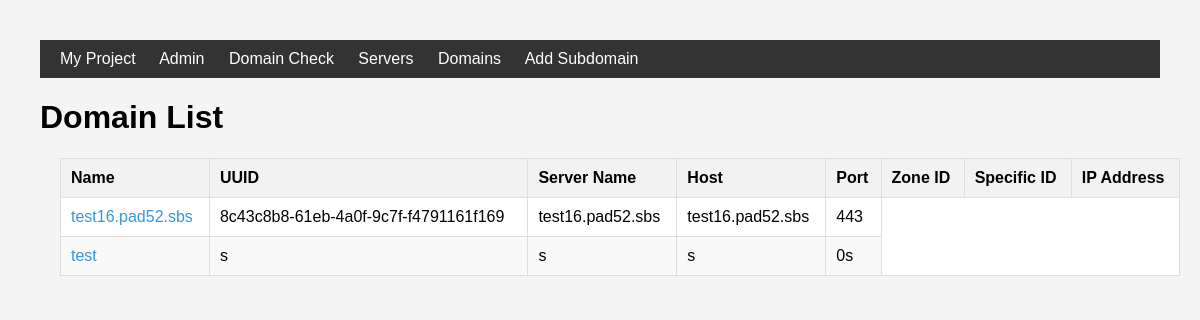
Page /servers/domains/ on the earlier database version.
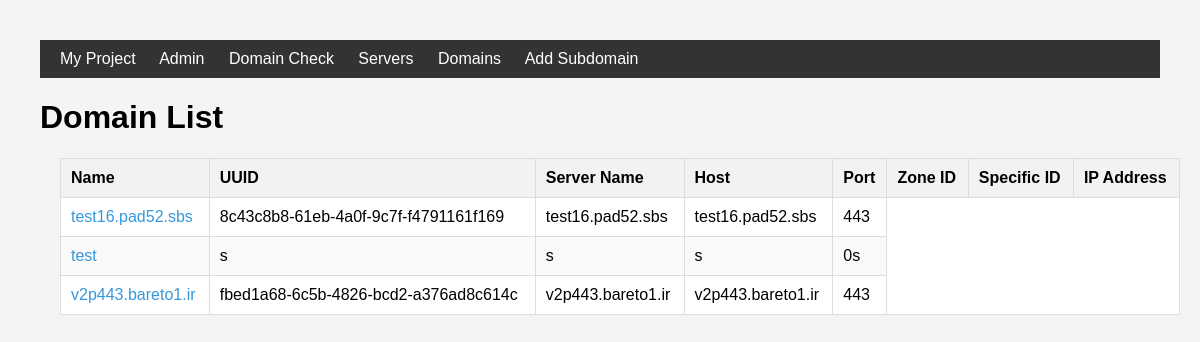
Same page on the later database version.
### servers/models.py (models this page shows)
class domaininfo(models.Model):
    name=models.CharField(max_length=100)
    uuid=models.CharField(max_length=100)
    servername=models.CharField(max_length=100)
    host=models.CharField(max_length=100)
    port = models.CharField(max_length=100,default=0)
    zoneid = models.CharField(max_length=100,default=0)
    specificid=models.CharField(max_length=100,default=0)
    ipaddress=models.CharField(max_length=100,default=0)

### servers/views.py (the view)
# urls.py: path('domains/',domain_view,name='domain_list'),
def domain_view(request):
    domains = domaininfo.objects.all()
    context = { 'domains': domains}
    return render(request, 'server/domainlist.html', context)

### templates/server/domainlist.html (shortened to what this page needs)
{% extends 'base.html' %}
{% load static %}
{% block content %}
<!DOCTYPE html>
<html lang="en">
<head>
</head>
<body>
    <h1>Domain List</h1>
    <table>
        <thead>
            <tr>
                <th>Name</th>
                <th>UUID</th>
                <th>Server Name</th>
                <th>Host</th>
                <th>Port</th>
                <th>Zone ID</th>
                <th>Specific ID</th>
                <th>IP Address</th>
            </tr>
        </thead>
        <tbody>
            {% for domain in domains %}
                <tr>
                    <td><a href="{% url 'addsub' domain.id %}">{{ domain.name }}</a></td>
                    <td>{{ domain.uuid }}</td>
                    <td>{{ domain.servername }}</td>
                    <td>{{ domain.host }}</td>
                    <td>{{ domain.port }}</td>
            {%endfor%}
{% endblock %}

Differences in the rows shown:
added domaininfo: name "v2p443.bareto1.ir", uuid "fbed1a68-6c5b-4826-bcd2-a376ad8c614c", servername "v2p443.bareto1.ir", host "v2p443.bareto1.ir", port "443"
